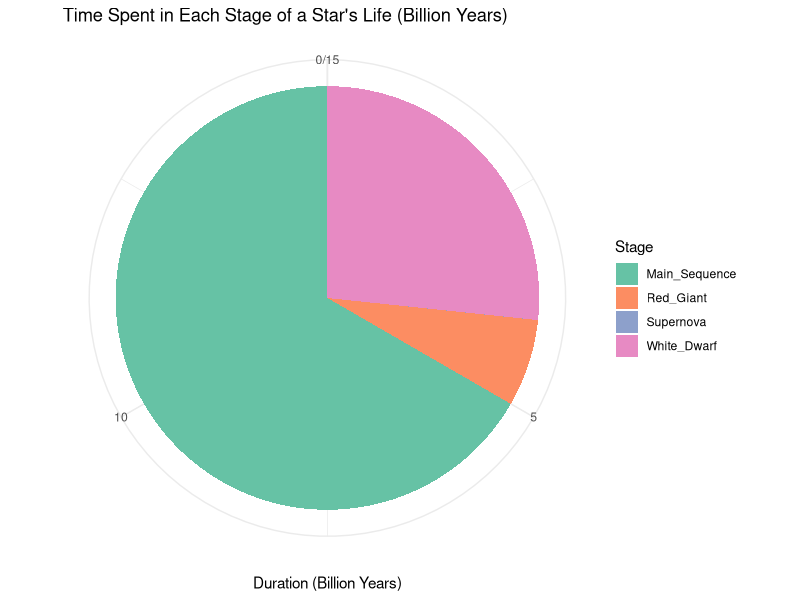

Write the R code that produced this figure.
library(ggplot2)

# Define the total lifespan (in billion years) for a Sun-like star
total_lifespan = 15  # Main sequence + Red Giant + White Dwarf

# Define time spent in each stage of a star (in billion years)
time_spent = c(
  Main_Sequence = 10,  # Billion years
  Red_Giant = 1,       # Billion years
  White_Dwarf = 4,     # Billion years
  Supernova = 0.001    # Billion years (negligible for Sun-like stars)
)

# Normalize to ensure total matches the lifespan
time_spent = time_spent / sum(time_spent) * total_lifespan

# Create a data frame for visualization
star_data = data.frame(
  Stage = names(time_spent),
  Duration = time_spent
)

# Create a stacked bar chart
timeline_chart = ggplot(star_data, aes(x = "", y = Duration, fill = Stage)) +
  geom_bar(stat = "identity", width = 0.5) +
  coord_polar(theta = "y") +  # Optional: Use `coord_flip()` for horizontal bars
  scale_fill_brewer(palette = "Set2") +
  theme_minimal() +
  labs(
    title = "Time Spent in Each Stage of a Star's Life (Billion Years)",
    x = NULL,
    y = "Duration (Billion Years)"
  )

print(timeline_chart)
